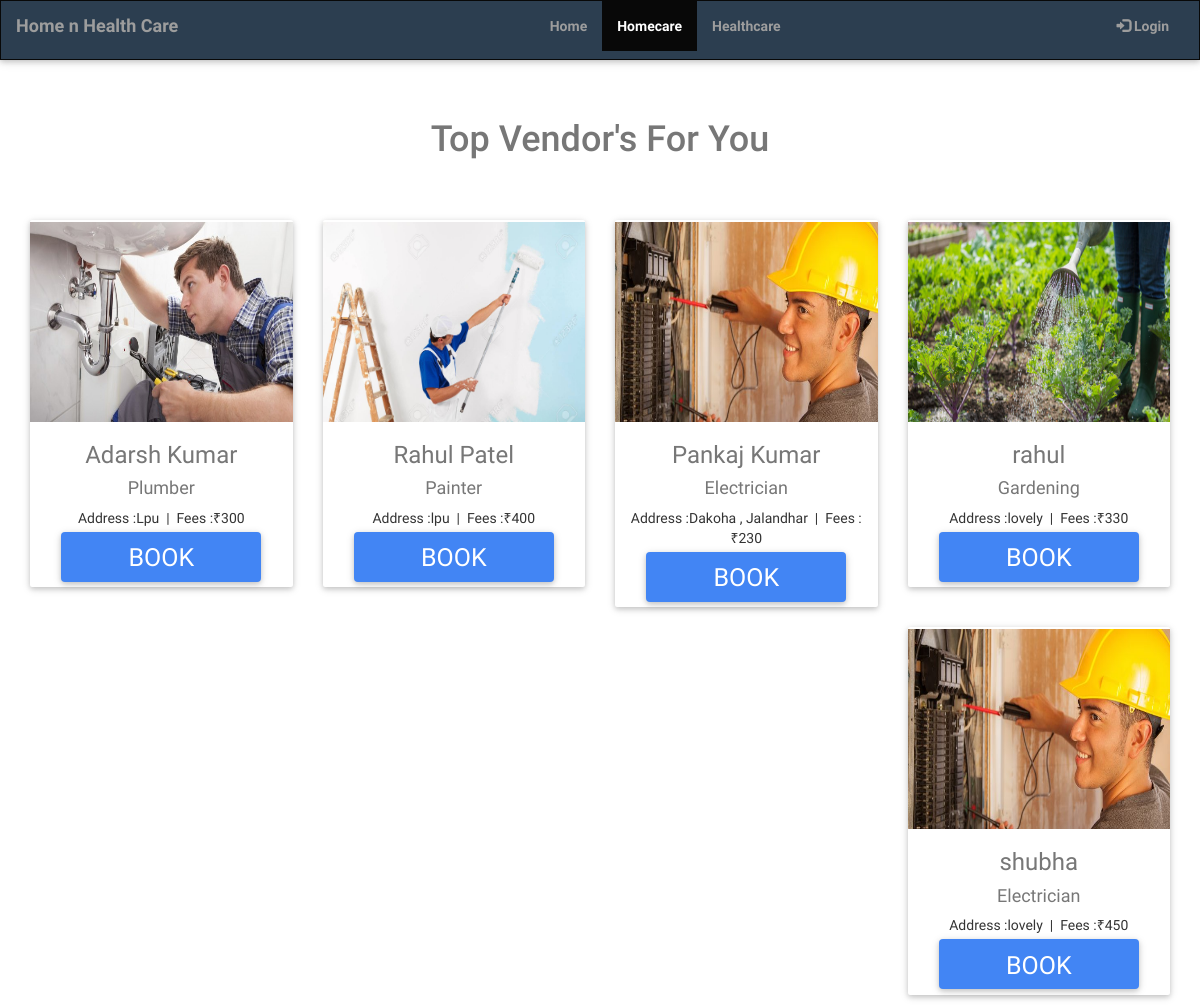
The page /homecare.php on the database its author committed.
### tables this page shows
CREATE TABLE `facility` (
  `id` int(10) NOT NULL,
  `name1` varchar(255) NOT NULL,
  `cat` varchar(255) NOT NULL,
  `email` varchar(255) NOT NULL,
  `pass` varchar(255) NOT NULL,
  `rate` int(10) NOT NULL,
  `phone` double NOT NULL,
  `address` varchar(255) NOT NULL,
  `img` text NOT NULL
);

### homecare.php (the view, shortened to what this page needs)
<?php
include('include/config.php');
?>
<html>
    <head>
        <link rel="stylesheet" href="https://maxcdn.bootstrapcdn.com/bootstrap/3.4.0/css/bootstrap.min.css">
        <link rel="stylesheet" href="css/mdb.min.css">
        <link rel="stylesheet" href="css/style.css">
    </head>
    <body>
            <nav class="navbar navbar-inverse">
                <div class="container-fluid">
                    <div class="navbar-header">
                    <a class="navbar-brand" href="#"><b>Home n Health Care</b></a>
                    </div>
                    <div class="collapse navbar-collapse" id="myNavbar">
                    <ul class="nav navbar-nav" style="margin-left: 30%;">
                        <li><a href="./index.php"><b>Home</b></a></li>
                        <li class="active"><a href="./homecare.php"><b>Homecare</b></a></li>
                        <li><a href="./healthcare.php"><b>Healthcare</b></a></li>
                    </ul>
                    <ul class="nav navbar-nav navbar-right">
                        <?php
                        if(empty($_SESSION['id']))
                        {
                            echo '<li><a href="./login.php"><span class="glyphicon glyphicon-log-in"></span><b> Login</b></a></li>';
                        }
                        else
                        {
                            echo '<li><a href="./logout.php"><span class="glyphicon glyphicon-log-in"></span><b>Logout</b></a></li>';
                        }
                        ?>
                    </ul>
                    </div>
                </div>
            </nav>
            <div class="col-sm-12 text-center">
                    <br>
                    <br>
                    <h1 class="text-muted h1"> Top Vendor's For You</h1>
                    <br>
                <?php
                $sql1= "SELECT * FROM facility";
                $result = mysqli_query($conn,$sql1);
                if(mysqli_num_rows($result))
                {
                    while($row=mysqli_fetch_assoc($result))
                    {
                                echo '
                                <div class="col-sm-3 text-center pt3">
                            <div class="card">
                                <div class="card-header">
                                    <img class="card-img-top" src="'.$row['img'].'" style="width:100%;height:200px;">
                                </div>
                                <div class="card-body">
                                    <h3 class="text-muted">'.$row["name1"].'</h3>
                                    <h4 class="text-muted">'.$row["cat"].'</h4>
                                    <span>Address :'.$row["address"].'</span>&nbsp;&nbsp;|&nbsp;&nbsp;<span>Fees :&#8377;'.$row["rate"].'</span>
                                </div>
                                <div class="card-footer">
                                <btn class="btn btn-primary"><a  href="../homecare1/user/login.php" style="color:#fff;">Book</a></btn>
                                </div>
                            </div>
                        </div>';
                    }
                }
                else
                {
                }
                ?>
            </div>
    </body>
</html>

### css/style.css (style rules this page uses)
.navbar { border-radius:00px!important; margin:00px 00px 00px 00px; padding:00px 00px 00px 00px; height:60px; background: #2c3e50; }
.navbar-inverse { color:#fff; }
.pt3 { padding-top:30px; padding-bottom:10px; }
.btn { width:200px; height:50px; font-size:25px; border-radius:04px; }
.card { background-color:#fff; border-radius:02px; padding-top:02px; padding-bottom:02px; }

### rows shown on the page
facility: img (picture), name1 "Adarsh Kumar", cat "Plumber", address "Lpu", rate "300"
facility: img (picture), name1 "Rahul Patel", cat "Painter", address "lpu", rate "400"
facility: img (picture), name1 "Pankaj Kumar", cat "Electrician", address "Dakoha , Jalandhar", rate "230"
facility: img (picture), name1 "rahul", cat "Gardening", address "lovely", rate "330"
facility: img (picture), name1 "shubha", cat "Electrician", address "lovely", rate "450"
